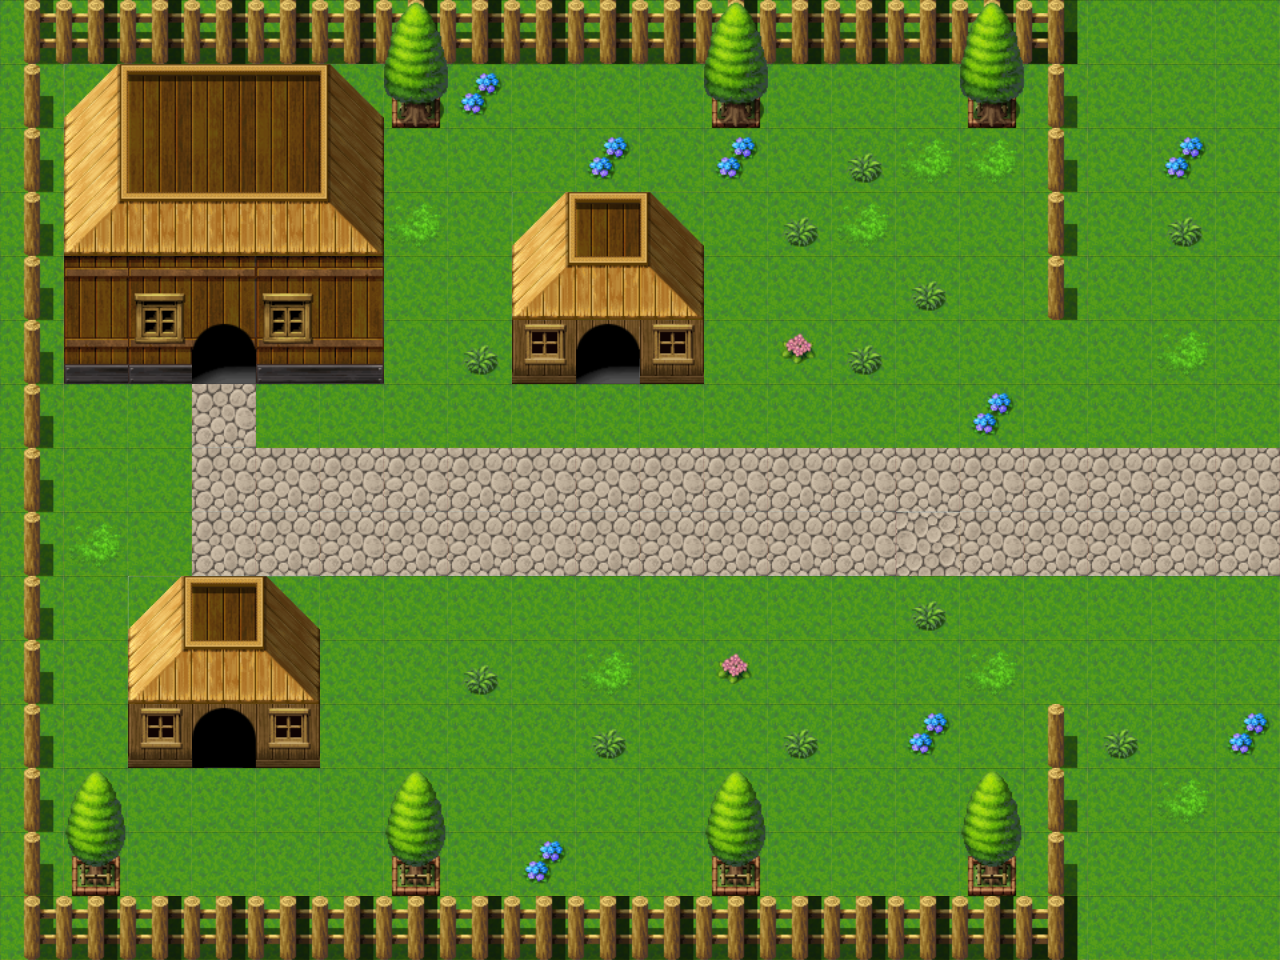

Below is a game level as drawn by its tile map, then a one-line description and the .tmx that defines it (tile-layer data replaced by summaries):
An orthogonal 20x15 tile map with 64x64 px tiles, 6 tile layers (0, 圖塊層 1, 圖塊層 3, 圖塊層 2, ...), 16 tilesets.

<map version="1.0" tiledversion="1.1.5" orientation="orthogonal" renderorder="right-down" width="20" height="15" tilewidth="64" tileheight="64" infinite="0" nextobjectid="1">
 <tileset firstgid="1" name="Outside_A2_resized" tilewidth="64" tileheight="64" tilecount="192" columns="16">
  <image source="新增資料夾 (4)/Outside_A2_resized.png" width="1024" height="768" />
 </tileset>
 <tileset firstgid="193" name="Outside_A3_resized" tilewidth="64" tileheight="64" tilecount="128" columns="16">
  <image source="新增資料夾 (4)/Outside_A3_resized.png" width="1024" height="512" />
 </tileset>
 <tileset firstgid="321" name="Dungeon_A5_resized" tilewidth="64" tileheight="64" tilecount="128" columns="8">
  <image source="新增資料夾 (4)/Dungeon_A5_resized.png" width="512" height="1024" />
 </tileset>
 <tileset firstgid="449" name="Outside_B_resized" tilewidth="64" tileheight="64" tilecount="256" columns="16">
  <image source="新增資料夾 (4)/Outside_B_resized.png" width="1024" height="1024" />
  <terraintypes>
   <terrain name="新地形" tile="25" />
  </terraintypes>
  <tile id="8" terrain="0,0,0,0" />
  <tile id="9" terrain="0,0,0,0" />
  <tile id="24" terrain="0,0,0,0" />
  <tile id="25" terrain="0,0,0,0" />
 </tileset>
 <tileset firstgid="705" name="SF_Outside_B_resized" tilewidth="64" tileheight="64" tilecount="256" columns="16">
  <image source="新增資料夾 (4)/SF_Outside_B_resized.png" width="1024" height="1024" />
 </tileset>
 <tileset firstgid="961" name="Inside_C_resized" tilewidth="64" tileheight="64" tilecount="256" columns="16">
  <image source="新增資料夾 (4)/Inside_C_resized.png" width="1024" height="1024" />
 </tileset>
 <tileset firstgid="1217" name="Inside_A4_resized" tilewidth="64" tileheight="64" tilecount="240" columns="16">
  <image source="新增資料夾 (4)/Inside_A4_resized.png" width="1024" height="960" />
 </tileset>
 <tileset firstgid="1457" name="Outside_A4" tilewidth="64" tileheight="64" tilecount="240" columns="16">
  <image source="新增資料夾 (4)/Outside_A4.png" width="1024" height="960" />
 </tileset>
 <tileset firstgid="1697" name="Dungeon_A1_resized" tilewidth="64" tileheight="64" tilecount="192" columns="16">
  <image source="新增資料夾 (4)/Dungeon_A1_resized.png" width="1024" height="768" />
 </tileset>
 <tileset firstgid="1889" name="Dungeon_A2_resized" tilewidth="64" tileheight="64" tilecount="192" columns="16">
  <image source="新增資料夾 (4)/Dungeon_A2_resized.png" width="1024" height="768" />
 </tileset>
 <tileset firstgid="2081" name="!Door1_resized" tilewidth="64" tileheight="64" tilecount="96" columns="12">
  <image source="新增資料夾 (4)/!Door1_resized.png" width="768" height="512" />
 </tileset>
 <tileset firstgid="2177" name="SF_Outside_A5_resized" tilewidth="64" tileheight="64" tilecount="128" columns="8">
  <image source="新增資料夾 (4)/SF_Outside_A5_resized.png" width="512" height="1024" />
 </tileset>
 <tileset firstgid="2305" name="Outside_C" tilewidth="64" tileheight="64" tilecount="256" columns="16">
  <image source="新增資料夾 (4)/Outside_C.png" width="1024" height="1024" />
 </tileset>
 <tileset firstgid="2561" name="Dungeon_A2_resized" tilewidth="64" tileheight="64" tilecount="192" columns="16">
  <image source="新增資料夾 (4)/Dungeon_A2_resized.png" width="1024" height="768" />
 </tileset>
 <tileset firstgid="2753" name="Outside_A2_resized" tilewidth="64" tileheight="64" tilecount="192" columns="16">
  <image source="新增資料夾 (4)/Outside_A2_resized.png" width="1024" height="768" />
 </tileset>
 <tileset firstgid="2945" name="SF_Outside_A5_resized" tilewidth="64" tileheight="64" tilecount="128" columns="8">
  <image source="新增資料夾 (4)/SF_Outside_A5_resized.png" width="512" height="1024" />
 </tileset>
 <layer name="0" width="20" height="15">
  <data>[300 cells, 299 non-empty, 2 distinct tile ids]</data>
 </layer>
 <layer name="圖塊層 1" width="20" height="15">
  <data>[300 cells, 158 non-empty, 24 distinct tile ids]</data>
 </layer>
 <layer name="圖塊層 3" width="20" height="15">
  <data>[300 cells, 64 non-empty, 18 distinct tile ids]</data>
 </layer>
 <layer name="圖塊層 2" width="20" height="15">
  <data>[300 cells, 6 non-empty, 2 distinct tile ids]</data>
 </layer>
 <layer name="圖塊層 5" width="20" height="15">
  <data>[300 cells, 0 non-empty, 0 distinct tile ids]</data>
 </layer>
 <layer name="圖塊層 6" width="20" height="15">
  <data>[300 cells, 0 non-empty, 0 distinct tile ids]</data>
 </layer>
</map>